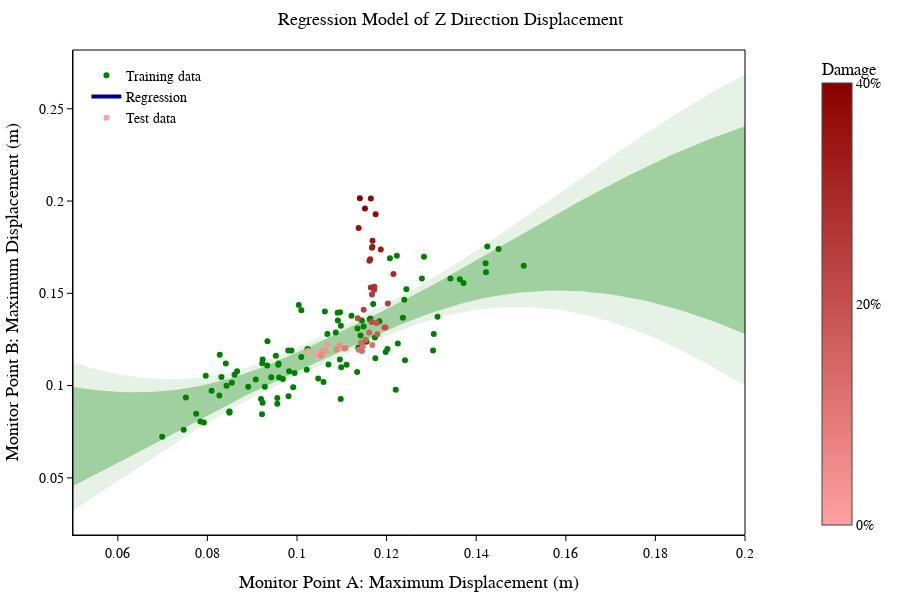

Source (notebook cell):
### Code cell
import numpy as np
import plotly.graph_objects as go

# Create the figure
fig = go.Figure()

# Plot training data as scatter points
fig.add_trace(go.Scatter(
    x=BASE_Z_A, y=BASE_Z_B,
    mode='markers',
    marker=dict(color='green'),
    name='Training data'
))

# Plot regression line with a more visible style
fig.add_trace(go.Scatter(
    x=AA_Z, y=BB_Z,
    mode='lines',
    line=dict(color='darkblue', width=4),  # Set to dark blue with increased width for high visibility
    name='Regression'
))

# Add confidence interval bands
fig.add_trace(go.Scatter(
    x=np.concatenate([AA_Z.squeeze(), AA_Z[::-1].squeeze()]),
    y=np.concatenate([(BB_Z - 2 * BB_Z_std).squeeze(), (BB_Z + 2 * BB_Z_std)[::-1].squeeze()]),
    fill='toself',
    fillcolor='rgba(0, 128, 0, 0.3)',
    line=dict(color='rgba(255,255,255,0)'),
    showlegend=False
))
fig.add_trace(go.Scatter(
    x=np.concatenate([AA_Z.squeeze(), AA_Z[::-1].squeeze()]),
    y=np.concatenate([(BB_Z - 3 * BB_Z_std).squeeze(), (BB_Z + 3 * BB_Z_std)[::-1].squeeze()]),
    fill='toself',
    fillcolor='rgba(0, 128, 0, 0.1)',
    line=dict(color='rgba(255,255,255,0)'),
    showlegend=False
))

# Plot test data with custom red gradient for damage intensity
damage_levels = np.linspace(0, 1, len(DETECT_Z_A_AVG))  # Normalized values for color mapping
fig.add_trace(go.Scatter(
    x=DETECT_Z_A_AVG, y=DETECT_Z_B_AVG,
    mode='markers',
    marker=dict(
        color=damage_levels,
        colorscale=[  # Custom colorscale from light red to deep red
            [0, 'rgba(255, 160, 160, 1)'],  # Light red
            [1, 'rgba(139, 0, 0, 1)']       # Deep red
        ],
        colorbar=dict(
            title='Damage',  # Changed title to "Damage"
            tickvals=[0, 0.5, 1],
            ticktext=['0%', '20%', '40%'],
            x=1.1  # Position colorbar to the right of the plot
        ),
    ),
    name='Test data'
))

# Set axis labels, title, and layout properties with black font color
fig.update_layout(
    title=dict(
        text='Regression Model of Z Direction Displacement',
        x=0.5,  # Center the title
        font=dict(size=18, family='Times New Roman', color='black')
    ),
    xaxis_title='Monitor Point A: Maximum Displacement (m)',
    yaxis_title='Monitor Point B: Maximum Displacement (m)',
    font=dict(family='Times New Roman', size=14, color='black'),
    xaxis=dict(
        title_font=dict(size=18, color='black'), 
        showgrid=False,
        showline=True,  # Show axis line
        linecolor='black',
        ticks='outside',  # Draw ticks outside
        tickwidth=1,
        tickcolor='black'
    ),
    yaxis=dict(
        title_font=dict(size=18, color='black'), 
        showgrid=False,
        showline=True,  # Show axis line
        linecolor='black',
        ticks='outside',  # Draw ticks outside
        tickwidth=1,
        tickcolor='black'
    ),
    legend=dict(font=dict(size=14, color='black'), x=0.02, y=0.98),  # Move legend to top left corner
    plot_bgcolor='white',  # Set plot background to white
)

# Add a thin black border around the plot area using a rectangle shape
fig.update_layout(
    shapes=[
        dict(
            type="rect",
            xref="paper", yref="paper",
            x0=0, y0=0, x1=1, y1=1,
            line=dict(color="black", width=1),  # Thin black border
        )
    ],
    width=900, height=600,  # Adjusted dimensions for a wider plot
    margin=dict(l=50, r=50, t=50, b=50)  # Adjust margins as needed
)

# Show the plot
fig.show()

### Figure 1 — Plotly figure (JSON) as saved in the notebook; plotly's stock layout.template omitted (floating-point values rounded to 4 significant figures; data arrays with more than 128 entries replaced by an {"elided": "..."} marker saying what was removed)
{"data": [{"marker": {"color": "green"}, "mode": "markers", "name": "Training data", "type": "scatter", "x": [0.1372, 0.117, 0.1241, 0.1142, 0.08427, 0.1134, 0.101, 0.145, 0.09589, 0.101, 0.08491, 0.1004, 0.1244, 0.1145, 0.1506, 0.1163, 0.1047, 0.107, 0.09219, 0.124, 0.07519, 0.08911, 0.09825, 0.1164, 0.09685, 0.122, 0.1022, 0.1137, 0.09425, 0.1155, 0.1425, 0.09805, 0.08606, 0.1198, 0.1168, 0.09876, 0.1099, 0.09224, 0.09233, 0.09282, 0.1225, 0.08546, 0.09944, 0.1422, 0.1305, 0.1343, 0.1111, 0.1174, 0.07963, 0.0956, 0.1068, 0.07471, 0.1096, 0.1098, 0.09232, 0.1087, 0.08492, 0.1149, 0.1314, 0.0981, 0.096, 0.1283, 0.1207, 0.09335, 0.1175, 0.09582, 0.07749, 0.1122, 0.1184, 0.1059, 0.1096, 0.08662, 0.1304, 0.0956, 0.1421, 0.08094, 0.0908, 0.08492, 0.0792, 0.1364, 0.1223, 0.08314, 0.09528, 0.08275, 0.1098, 0.1236, 0.08267, 0.1279, 0.1023, 0.1062, 0.1091, 0.07844, 0.1202, 0.0934, 0.1135, 0.08411, 0.0699, 0.09915, 0.09197, 0.1091], "y": [0.1557, 0.1443, 0.1138, 0.1272, 0.09994, 0.1074, 0.1408, 0.1741, 0.1119, 0.1155, 0.08589, 0.1436, 0.1523, 0.1353, 0.1649, 0.136, 0.1039, 0.1114, 0.08443, 0.1466, 0.09348, 0.09932, 0.1078, 0.1363, 0.1036, 0.09778, 0.1086, 0.1206, 0.1045, 0.1237, 0.1753, 0.119, 0.1058, 0.1182, 0.1752, 0.119, 0.1099, 0.1121, 0.1141, 0.09936, 0.1228, 0.1015, 0.1069, 0.1614, 0.128, 0.158, 0.1112, 0.1261, 0.1053, 0.09333, 0.128, 0.07603, 0.1141, 0.1324, 0.09072, 0.1288, 0.08578, 0.1321, 0.1373, 0.09418, 0.1044, 0.1698, 0.169, 0.1109, 0.1147, 0.1112, 0.08477, 0.1378, 0.1348, 0.1019, 0.1397, 0.1078, 0.119, 0.09022, 0.1662, 0.09724, 0.1033, 0.08534, 0.08004, 0.1576, 0.1704, 0.1047, 0.1161, 0.1166, 0.09269, 0.1367, 0.09462, 0.1581, 0.1198, 0.1401, 0.1353, 0.08049, 0.1199, 0.124, 0.1309, 0.1119, 0.07231, 0.09909, 0.09275, 0.1395]}, {"line": {"color": "darkblue", "width": 4}, "mode": "lines", "name": "Regression", "type": "scatter", "x": [[0.05], [0.05152], [0.05303], [0.05455], [0.05606], [0.05758], [0.05909], [0.06061], [0.06212], [0.06364], [0.06515], [0.06667], [0.06818], [0.0697], [0.07121], [0.07273], [0.07424], [0.07576], [0.07727], [0.07879], [0.0803], [0.08182], [0.08333], [0.08485], [0.08636], [0.08788], [0.08939], [0.09091], [0.09242], [0.09394], [0.09545], [0.09697], [0.09848], [0.1], [0.1015], [0.103], [0.1045], [0.1061], [0.1076], [0.1091], [0.1106], [0.1121], [0.1136], [0.1152], [0.1167], [0.1182], [0.1197], [0.1212], [0.1227], [0.1242], [0.1258], [0.1273], [0.1288], [0.1303], [0.1318], [0.1333], [0.1348], [0.1364], [0.1379], [0.1394], [0.1409], [0.1424], [0.1439], [0.1455], [0.147], [0.1485], [0.15], [0.1515], [0.153], [0.1545], [0.1561], [0.1576], [0.1591], [0.1606], [0.1621], [0.1636], [0.1652], [0.1667], [0.1682], [0.1697], [0.1712], [0.1727], [0.1742], [0.1758], [0.1773], [0.1788], [0.1803], [0.1818], [0.1833], [0.1848], [0.1864], [0.1879], [0.1894], [0.1909], [0.1924], [0.1939], [0.1955], [0.197], [0.1985], [0.2]], "y": [0.07243, 0.07305, 0.07372, 0.07442, 0.07517, 0.07596, 0.07679, 0.07766, 0.07857, 0.07953, 0.08053, 0.08156, 0.08264, 0.08375, 0.0849, 0.08609, 0.08732, 0.08858, 0.08988, 0.09121, 0.09258, 0.09397, 0.0954, 0.09686, 0.09834, 0.09986, 0.1014, 0.103, 0.1045, 0.1062, 0.1078, 0.1094, 0.1111, 0.1128, 0.1145, 0.1162, 0.1179, 0.1196, 0.1214, 0.1231, 0.1248, 0.1266, 0.1283, 0.1301, 0.1318, 0.1336, 0.1353, 0.137, 0.1387, 0.1404, 0.1421, 0.1438, 0.1455, 0.1471, 0.1487, 0.1503, 0.1519, 0.1535, 0.155, 0.1565, 0.1579, 0.1594, 0.1608, 0.1622, 0.1635, 0.1648, 0.1661, 0.1673, 0.1685, 0.1697, 0.1708, 0.1719, 0.1729, 0.1739, 0.1749, 0.1758, 0.1767, 0.1775, 0.1783, 0.179, 0.1797, 0.1803, 0.1809, 0.1815, 0.182, 0.1824, 0.1828, 0.1832, 0.1835, 0.1838, 0.1841, 0.1842, 0.1844, 0.1845, 0.1846, 0.1846, 0.1846, 0.1845, 0.1844, 0.1843]}, {"fill": "toself", "fillcolor": "rgba(0, 128, 0, 0.3)", "line": {"color": "rgba(255,255,255,0)"}, "showlegend": false, "type": "scatter", "x": {"elided": "200 float values"}, "y": {"elided": "200 float values"}}, {"fill": "toself", "fillcolor": "rgba(0, 128, 0, 0.1)", "line": {"color": "rgba(255,255,255,0)"}, "showlegend": false, "type": "scatter", "x": {"elided": "200 float values"}, "y": {"elided": "200 float values"}}, {"marker": {"color": [0, 0.02564, 0.05128, 0.07692, 0.1026, 0.1282, 0.1538, 0.1795, 0.2051, 0.2308, 0.2564, 0.2821, 0.3077, 0.3333, 0.359, 0.3846, 0.4103, 0.4359, 0.4615, 0.4872, 0.5128, 0.5385, 0.5641, 0.5897, 0.6154, 0.641, 0.6667, 0.6923, 0.7179, 0.7436, 0.7692, 0.7949, 0.8205, 0.8462, 0.8718, 0.8974, 0.9231, 0.9487, 0.9744, 1], "colorbar": {"ticktext": ["0%", "20%", "40%"], "tickvals": [0, 0.5, 1], "title": {"text": "Damage"}, "x": 1.1}, "colorscale": [[0, "rgba(255, 160, 160, 1)"], [1, "rgba(139, 0, 0, 1)"]]}, "mode": "markers", "name": "Test data", "type": "scatter", "x": [0.1043, 0.1024, 0.1067, 0.1055, 0.1062, 0.1095, 0.1054, 0.1088, 0.1106, 0.1108, 0.1147, 0.1138, 0.1168, 0.1145, 0.1143, 0.1153, 0.1161, 0.1179, 0.1195, 0.1177, 0.1197, 0.1167, 0.1136, 0.1149, 0.1203, 0.1167, 0.1172, 0.1173, 0.1165, 0.1215, 0.1162, 0.1163, 0.1167, 0.1187, 0.1169, 0.1138, 0.1176, 0.1165, 0.1152, 0.114], "y": [0.117, 0.1188, 0.1222, 0.1187, 0.1187, 0.1219, 0.1164, 0.1194, 0.1201, 0.1202, 0.1211, 0.1194, 0.1219, 0.1187, 0.1233, 0.1248, 0.1287, 0.1278, 0.1315, 0.1339, 0.1315, 0.1345, 0.1365, 0.1411, 0.1445, 0.1493, 0.152, 0.1535, 0.1531, 0.1605, 0.1676, 0.1685, 0.1747, 0.1738, 0.1785, 0.1854, 0.1929, 0.2014, 0.1959, 0.2016]}], "layout": {"font": {"color": "black", "family": "Times New Roman", "size": 14}, "height": 600, "legend": {"font": {"color": "black", "size": 14}, "x": 0.02, "y": 0.98}, "margin": {"b": 50, "l": 50, "r": 50, "t": 50}, "plot_bgcolor": "white", "shapes": [{"line": {"color": "black", "width": 1}, "type": "rect", "x0": 0, "x1": 1, "xref": "paper", "y0": 0, "y1": 1, "yref": "paper"}], "title": {"font": {"color": "black", "family": "Times New Roman", "size": 18}, "text": "Regression Model of Z Direction Displacement", "x": 0.5}, "width": 900, "xaxis": {"linecolor": "black", "showgrid": false, "showline": true, "tickcolor": "black", "ticks": "outside", "tickwidth": 1, "title": {"font": {"color": "black", "size": 18}, "text": "Monitor Point A: Maximum Displacement (m)"}}, "yaxis": {"linecolor": "black", "showgrid": false, "showline": true, "tickcolor": "black", "ticks": "outside", "tickwidth": 1, "title": {"font": {"color": "black", "size": 18}, "text": "Monitor Point B: Maximum Displacement (m)"}}}}
